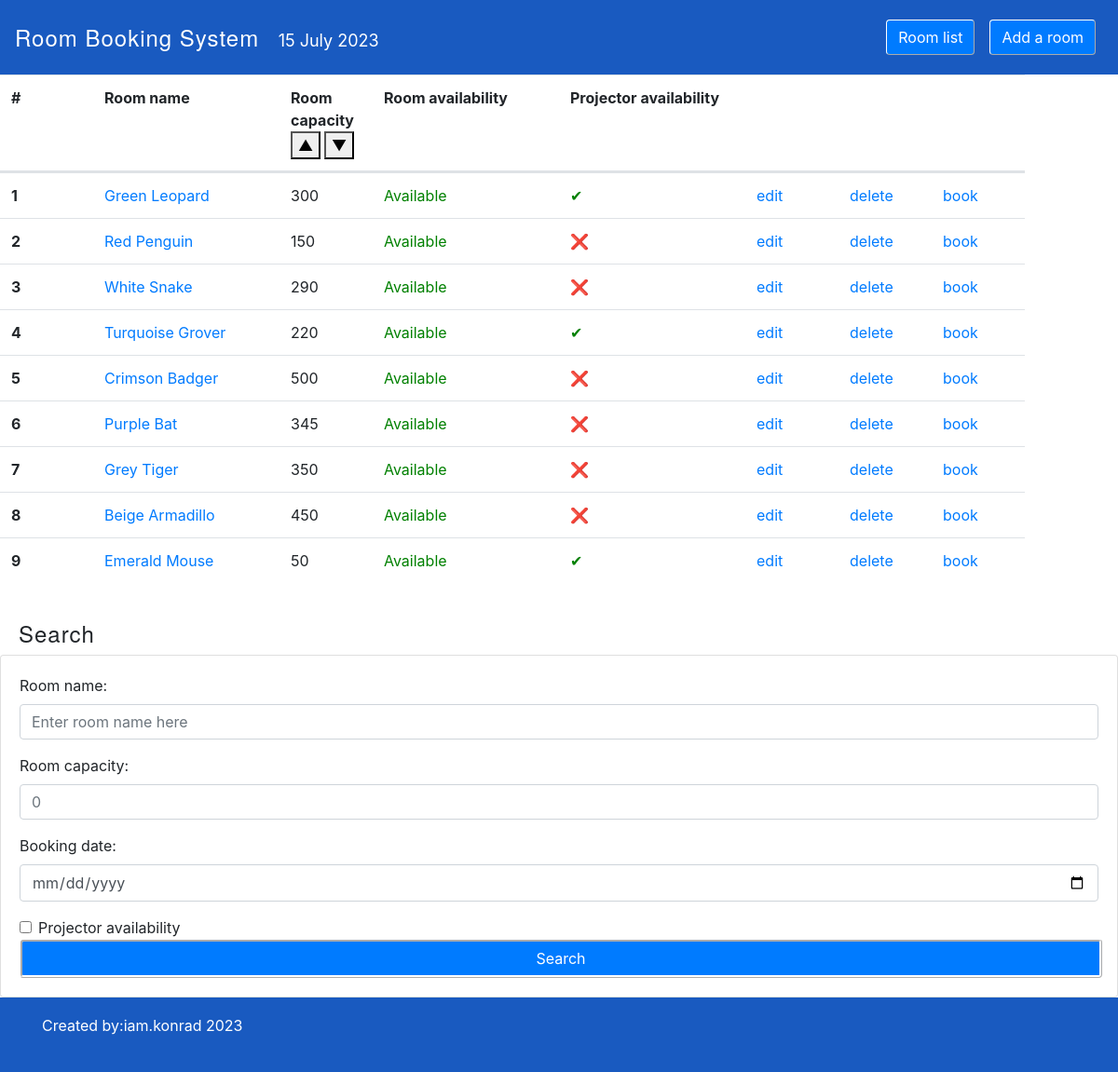
The app's page /search/ with its own data.
### reservation_app/models.py (models this page shows)
class ConferenceRoom(models.Model):
    name=models.CharField(max_length=255, unique=True)
    capacity=models.PositiveIntegerField()
    projector_availability=models.BooleanField(default=False)

### reservation_app/views.py (the view)
# urls.py: path('search/', SearchView.as_view(), name="search-room"),
class SearchView(View):
    def get(self, request):
        name = request.GET.get("room-name")
        capacity = request.GET.get("capacity")
        capacity = int(capacity) if capacity else 0
        projector = request.GET.get("projector") == "on"
        rooms = ConferenceRoom.objects.all()
        if projector:
            rooms = rooms.filter(projector_availability=projector)
        if capacity:
            rooms = rooms.filter(capacity__gte=capacity)
        if name:
            rooms = rooms.filter(name__contains=name)
        for room in rooms:
            reservation_dates = [reservation.date for reservation in room.roomreservation_set.all()]
            room.reserved = str(datetime.date.today()) in reservation_dates
        return render(request, "rooms.html", context={"rooms": rooms, "date": datetime.date.today()})

### reservation_app/templates/rooms.html (shortened to what this page needs)
{% load static %}
<!DOCTYPE html>
<html lang="en">
<head>
  <link rel="stylesheet" href="https://maxcdn.bootstrapcdn.com/bootstrap/4.0.0/css/bootstrap.min.css">
</head>
<body>
<nav class="navbar navbar-expand-lg navbar-dark" style="background-color: #195AC0; height: 80px;">
  <div class="mx-auto">
    <a class="navbar-brand" href="http://127.0.0.1:8000/" style="font-family: 'Helvetica Neue', Arial, sans-serif; font-size: 24px; font-weight: lighter; letter-spacing: 1px; text-decoration: none; color: white;">
      Room Booking System
    </a>
    <span style="font-size: 18px; color: white;">
      {% now "j F Y" %}
    </span>
  </div>
  <div class="collapse navbar-collapse" id="navbarNavAltMarkup">
    <div class="navbar-nav ml-auto">
      <a class="nav-item nav-link active" href="http://127.0.0.1:8000/">
        <button class="btn btn-primary" style="border: 1px outset white;">Room list</button>
      </a>
      <a class="nav-item nav-link" href="/room/new/">
        <button class="btn btn-primary" style="border: 1px outset white;">Add a room</button>
      </a>
    </div>
  </div>
</nav>
<table class="table" id="room-table">
  <thead>
    <tr class="d-flex">
      <th scope="col" class="col-1">#</th>
      <th scope="col" class="col-2">Room name</th>
      <th scope="col" class="col-1">
        Room capacity
        <button onclick="toggleSortByCapacity()">
          <span>&#x25B2;</span>
        </button>
        <button onclick="toggleSortByCapacity()">
          <span>&#x25BC;</span>
        </button>
      </th>
      <th scope="col" class="col-2">Room availability</th>
      <th scope="col" class="col-5" colspan="4">Projector availability</th>
    </tr>
  </thead>
  <tbody>
    {% for room in rooms %}
    <tr class="d-flex">
      <th scope="row" class="col-1">{{ forloop.counter }}</th>
      <td class="col-2">
        <a href="/room/{{ room.id }}/">{{ room.name }}</a>
      </td>
      <td class="col-1">{{ room.capacity }}</td>
      {% if room.reserved %}
        <td class="col-2" style="color:red;">Booked</td>
      {% else %}
        <td class="col-2" style="color:green;">Available</td>
      {% endif %}
      {% if room.projector_availability %}
        <td class="col-2" style="color:green;">&#10004;</td>
      {% else %}
        <td class="col-2" style="color:red;">&#10060;</td>
      {% endif %}
      <td class="col-1">
        <a href="/room/modify/{{ room.id }}/">edit</a>
      </td>
      <td class="col-1">
        <a href="/room/delete/{{ room.id }}/" onclick="return confirm('Are you sure you want to delete this room?');">delete</a>
      </td>
      <td class="col-1">
        <a href="/room/reserve/{{ room.id }}/">book</a>
      </td>
    </tr>
    {% empty %}
      <tr><td colspan="6">No rooms are available at the moment.</td></tr>
    {% endfor %}
  </tbody>
</table>
<br>
<h3 style="font-family: 'Helvetica Neue', Arial, sans-serif; font-size: 24px; font-weight: lighter; letter-spacing: 1px; margin-left: 20px;">Search</h3>
<div class="card">
  <div class="card-body">
    <form action="/search" method="GET">
      <div class="form-group">
        <label for="room-name">Room name:</label>
        <input type="text" class="form-control" id="room-name" aria-describedby="room-name-help" placeholder="Enter room name here" name="room-name">
      </div>
      <div class="form-group">
        <label for="capacity">Room capacity:</label>
        <input type="number" step="1" class="form-control" id="capacity" placeholder="0" name="capacity" min="0" max="1000000">
      </div>
      <div class="form-group">
        <label for="reservation-date">Booking date:</label>
        <input type="date" id="reservation-date" name="reservation-date" min="{{ date }}" max="9999-12-31" class="form-control">
      </div>
       <div class="form-check">
          <input type="checkbox" class="form-check-input" name="projector" id="projector">
          <label class="form-check-label" for="projector">Projector availability</label>
      </div>
      <button type="submit" class="btn btn-primary search-button" style="border: 3px ridge white;">Search</button>
    </form>
  </div>
</div>
<footer class="footer" style="background-color: #195AC0;">
  <div class="container">
    <span class="text-muted" style="color: white;"><span style="color: white;">Created by:iam.konrad 2023 </span></span>
  </div>
</footer>
</body>
</html>

### reservation_app/templates/rooms.html (style rules this page uses)
html { position: relative; min-height: 100%; }
body { margin-bottom: 80px; }
.footer { position: absolute; bottom: 0; width: 100%; height: 80px; line-height: 60px; background-color: #f5f5f5; }
table { overflow-y: scroll; }

### records on screen
ConferenceRoom: name "Green Leopard", capacity "300", shows "Available"
ConferenceRoom: name "Red Penguin", capacity "150", shows "Available"
ConferenceRoom: name "White Snake", capacity "290", shows "Available"
ConferenceRoom: name "Turquoise Grover", capacity "220", shows "Available"
ConferenceRoom: name "Crimson Badger", capacity "500", shows "Available"
ConferenceRoom: name "Purple Bat", capacity "345", shows "Available"
ConferenceRoom: name "Grey Tiger", capacity "350", shows "Available"
ConferenceRoom: name "Beige Armadillo", capacity "450", shows "Available"
ConferenceRoom: name "Emerald Mouse", capacity "50", shows "Available"
